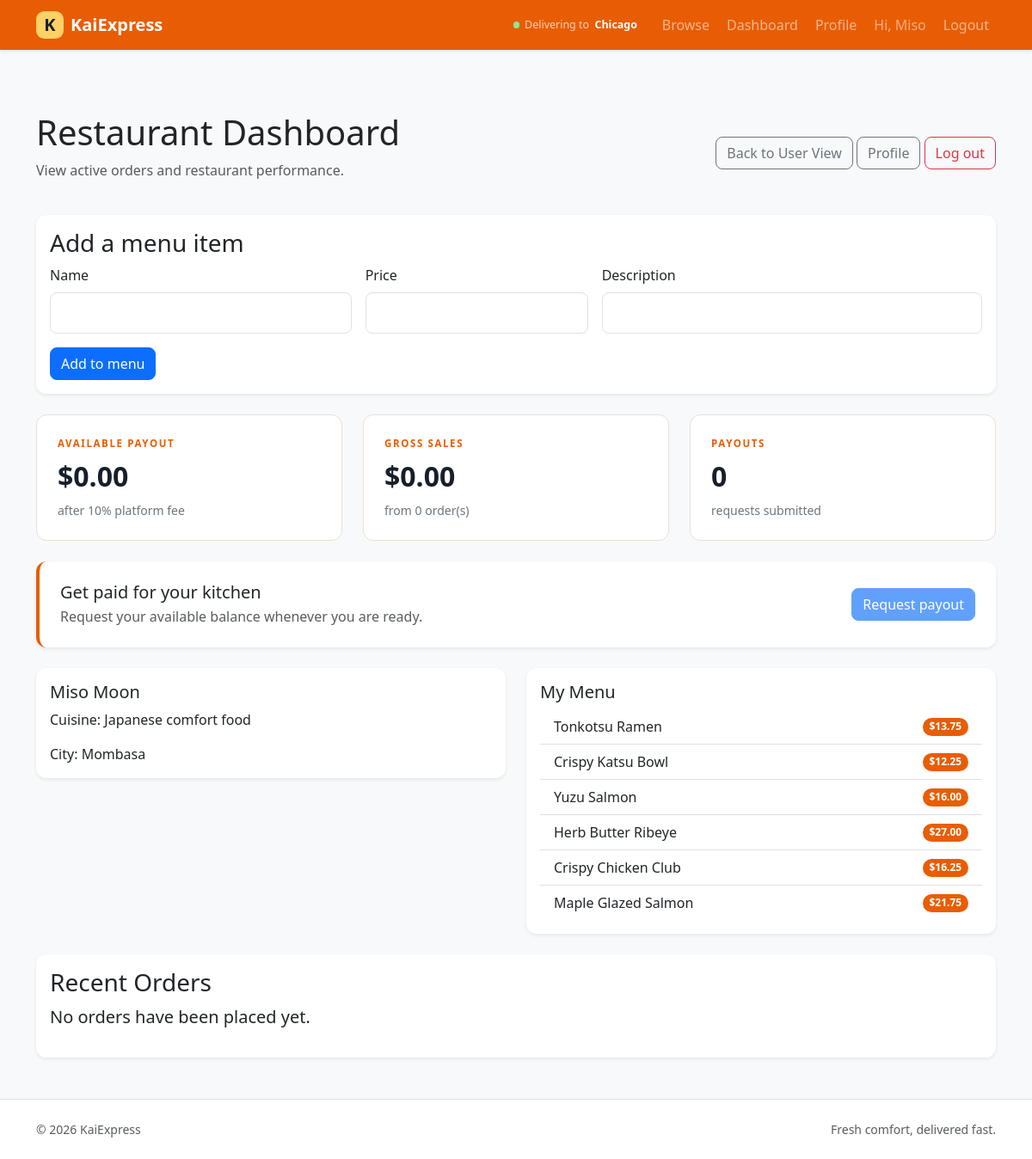
The page /restaurant/dashboard (signed in) on the database its author committed.
### packages/models.py (models this page shows, shortened)
class User(db.Model, UserMixin):
    __tablename__ = "users"
    id = db.Column(db.Integer, primary_key=True)
    name = db.Column(db.String(100), nullable=False)
    email = db.Column(db.String(120), unique=True, nullable=False)
    password_hash = db.Column(db.String(255), nullable=False)
    is_restaurant = db.Column(db.Boolean, default=False)
    cuisine = db.Column(db.String(80))
    city = db.Column(db.String(80))
    menu_items = db.relationship(
        "MenuItem",
        backref="restaurant",
        lazy=True
    )
    customer_orders = db.relationship(
        "Order",
        foreign_keys="Order.customer_id",
        backref="customer",
        lazy=True
    )
    restaurant_orders = db.relationship(
        "Order",
        foreign_keys="Order.restaurant_id",
        backref="restaurant",
        lazy=True
    )

class MenuItem(db.Model):
    __tablename__ = "menu_items"
    id = db.Column(db.Integer, primary_key=True)
    title = db.Column(db.String(120), nullable=False)
    description = db.Column(db.Text, nullable=False)
    price = db.Column(db.Float, nullable=False)
    restaurant_id = db.Column(
        db.Integer,
        db.ForeignKey("users.id"),
        nullable=False
    )

### packages/admin_routes.py (the view)
    @app.route("/restaurant/dashboard")
    @login_required
    def restaurant_dashboard():
        if not current_user.is_authenticated or not current_user.is_restaurant:
            flash("Unauthorized access.", "danger")
            return redirect(url_for("home"))
        orders = Order.query.filter_by(restaurant_id=current_user.id).order_by(Order.created_at.desc()).all()
        menu = MenuItem.query.filter_by(restaurant_id=current_user.id).all()
        payouts = Payout.query.filter_by(restaurant_id=current_user.id).order_by(Payout.requested_at.desc()).all()
        return render_template(
            "admin/dashboard.html",
            orders=orders,
            menu=menu,
            payouts=payouts,
            payout_summary=payout_summary(current_user.id, Order, Payout),
        )

### packages/templates/admin/dashboard.html (shortened to what this page needs)
{% extends "base.html" %}
{% block content %}
<div class="d-flex justify-content-between align-items-center mb-4">
  <div>
    <h1>Restaurant Dashboard</h1>
    <p class="text-muted">View active orders and restaurant performance.</p>
  </div>
  <div>
    <a href="{{ url_for('home') }}" class="btn btn-outline-secondary">Back to User View</a>
    <a href="{{ url_for('restaurant_profile') }}" class="btn btn-outline-secondary">Profile</a>
    <a href="{{ url_for('restaurant_logout') }}" class="btn btn-outline-danger">Log out</a>
  </div>
</div>
<div class="card shadow-sm mb-4">
  <div class="card-body">
    <h3>Add a menu item</h3>
    <form method="post" action="{{ url_for('add_menu_item') }}" class="row g-3">
      <div class="col-md-4"><label class="form-label">Name</label><input class="form-control" name="title" required></div>
      <div class="col-md-3"><label class="form-label">Price</label><input class="form-control" name="price" type="number" min="0.01" step="0.01" required></div>
      <div class="col-md-5"><label class="form-label">Description</label><input class="form-control" name="description" required></div>
      <div class="col-12"><button class="btn btn-primary" type="submit">Add to menu</button></div>
    </form>
  </div>
</div>
<div class="row row-cols-1 row-cols-md-3 g-4 mb-4">
  <div class="col"><div class="metric-card p-4 h-100"><span class="eyebrow text-primary">AVAILABLE PAYOUT</span><strong>${{ '%.2f'|format(payout_summary.available) }}</strong><small>after 10% platform fee</small></div></div>
  <div class="col"><div class="metric-card p-4 h-100"><span class="eyebrow text-primary">GROSS SALES</span><strong>${{ '%.2f'|format(payout_summary.gross) }}</strong><small>from {{ orders|length }} order(s)</small></div></div>
  <div class="col"><div class="metric-card p-4 h-100"><span class="eyebrow text-primary">PAYOUTS</span><strong>{{ payouts|length }}</strong><small>requests submitted</small></div></div>
</div>
<div class="card shadow-sm mb-4 payout-card">
  <div class="card-body p-4 d-flex flex-wrap justify-content-between align-items-center gap-3">
    <div><h3 class="h5 mb-1">Get paid for your kitchen</h3><p class="text-body-secondary mb-0">Request your available balance whenever you are ready.</p></div>
    <form method="post" action="{{ url_for('request_payout') }}"><button class="btn btn-primary" type="submit" {% if payout_summary.available <= 0 %}disabled{% endif %}>Request payout</button></form>
  </div>
</div>
<div class="row row-cols-1 row-cols-md-2 g-4 mb-4">
  <div class="col">
    <div class="card shadow-sm">
      <div class="card-body">
        <h5 class="card-title">{{ current_user.name }}</h5>
        <p class="card-text">Cuisine: {{ current_user.cuisine }}</p>
        <p class="card-text">City: {{ current_user.city }}</p>
      </div>
    </div>
  </div>
  <div class="col">
    <div class="card shadow-sm">
      <div class="card-body">
        <h5 class="card-title">My Menu</h5>
        <ul class="list-group list-group-flush">
          {% for item in menu %}
          <li class="list-group-item d-flex justify-content-between align-items-center">
            <span>{{ item.title }}</span>
            <span class="badge bg-primary rounded-pill">${{ '%.2f'|format(item.price) }}</span>
          </li>
          {% else %}
          <li class="list-group-item">No menu items yet.</li>
          {% endfor %}
        </ul>
      </div>
    </div>
  </div>
</div>
<div class="card shadow-sm">
  <div class="card-body">
    <h3>Recent Orders</h3>
    {% if orders %}
    <div class="table-responsive">
      <table class="table table-bordered align-middle">
        <thead>
          <tr>
            <th>Customer</th>
            <th>Item</th>
            <th>Qty</th>
            <th>Total</th>
            <th>Ordered At</th>
          </tr>
        </thead>
        <tbody>
          {% for order in orders %}
          <tr>
            <td>{{ order.customer_name }}</td>
            <td>{{ order.menu_item.title }}</td>
            <td>{{ order.quantity }}</td>
            <td>${{ '%.2f'|format(order.price * order.quantity) }}</td>
            <td>{{ order.created_at.strftime('%Y-%m-%d %H:%M') }}</td>
          </tr>
          {% endfor %}
        </tbody>
      </table>
    </div>
    {% else %}
    <p class="lead">No orders have been placed yet.</p>
    {% endif %}
  </div>
</div>
{% endblock %}

### packages/templates/base.html (shortened to what this page needs)
<!doctype html>
<html lang="en">
  <head>
    <link href="https://cdn.jsdelivr.net/npm/bootstrap@5.3.3/dist/css/bootstrap.min.css" rel="stylesheet">
    <link href="{{ url_for('static', filename='app.css') }}" rel="stylesheet">
  </head>
  <body class="bg-body-tertiary">
    <nav class="navbar navbar-expand-lg navbar-dark bg-primary shadow-sm" aria-label="Main navigation">
      <div class="container">
        <a class="navbar-brand fw-bold d-flex align-items-center gap-2" href="{{ url_for('home') }}"><span class="brand-mark">K</span> KaiExpress</a>
        <div class="collapse navbar-collapse" id="navMenu">
          <ul class="navbar-nav ms-auto mb-2 mb-lg-0 align-items-lg-center gap-lg-1">
            <li class="nav-item"><span class="location-pill"><span class="location-dot"></span> Delivering to <strong>Chicago</strong></span></li>
            <li class="nav-item"><a class="nav-link" href="{{ url_for('home') }}">Browse</a></li>
            {% if current_user.is_authenticated %}
              {% if current_user.is_restaurant %}
                <li class="nav-item"><a class="nav-link" href="{{ url_for('restaurant_dashboard') }}">Dashboard</a></li>
                <li class="nav-item"><a class="nav-link" href="{{ url_for('restaurant_profile') }}">Profile</a></li>
              {% else %}
                <li class="nav-item"><a class="nav-link" href="{{ url_for('orders') }}">My Orders</a></li>
              {% endif %}
              <li class="nav-item"><span class="nav-link text-white-50">Hi, {{ current_user.name.split(' ')[0] }}</span></li>
              <li class="nav-item"><a class="nav-link" href="{{ url_for('logout') }}">Logout</a></li>
            {% endif %}
          </ul>
        </div>
      </div>
    </nav>
    <main id="main-content" class="container my-5">
      {% block content %}{% endblock %}
    </main>
    <footer class="border-top py-4 mt-auto bg-white">
      <div class="container d-flex flex-wrap justify-content-between gap-2 text-body-secondary small"><span>&copy; 2026 KaiExpress</span><span>Fresh comfort, delivered fast.</span></div>
    </footer>
  </body>
</html>

### packages/static/app.css (style rules this page uses)
:root { --bs-primary: #e85d04; --bs-primary-rgb: 232, 93, 4; --kai-ink: #17202a; --kai-orange: #e85d04; --kai-cream: #fff8ef; --kai-line: #eadfd4; }
html, body { min-height: 100%; }
body { display: flex; flex-direction: column; }
main { flex: 1 0 auto; }
.card { border: 0; border-radius: 0.75rem; }
.btn { border-radius: 0.5rem; }
.form-control, .form-select { border-radius: 0.5rem; padding: 0.7rem 0.85rem; }
.navbar .nav-link { border-radius: 0.4rem; }
.location-pill { display: inline-flex; align-items: center; gap: .4rem; padding: .35rem .7rem; margin-right: .35rem; color: rgba(255,255,255,.72); font-size: .78rem; }
.location-pill strong { color: white; }
.location-dot, .status-dot { width: .45rem; height: .45rem; display: inline-block; border-radius: 50%; background: #80ed99; }
.brand-mark { display: grid; width: 2rem; height: 2rem; place-items: center; border-radius: 0.6rem; color: var(--kai-ink); background: #ffd166; }
.eyebrow { font-size: 0.72rem; font-weight: 800; letter-spacing: 0.14em; }
.menu-row, .order-panel, .metric-card { background: white; border: 1px solid var(--kai-line); border-radius: .75rem; }
.metric-card { display: flex; flex-direction: column; gap: .35rem; }
.metric-card strong { font-size: 2rem; color: var(--kai-ink); }
.metric-card small { color: #6c757d; }
.payout-card { border-left: 4px solid var(--kai-orange); }

### rows shown on the page
User: name "Miso", name "Miso Moon", cuisine "Japanese comfort food", city "Mombasa"
MenuItem: title "Tonkotsu Ramen", price "13.75"
MenuItem: title "Crispy Katsu Bowl", price "12.25"
MenuItem: title "Yuzu Salmon", price "16.00"
MenuItem: title "Herb Butter Ribeye", price "27.00"
MenuItem: title "Crispy Chicken Club", price "16.25"
MenuItem: title "Maple Glazed Salmon", price "21.75"

### other values the page prints
{{ '%.2f'|format(payout_summary.available) }} "0.00"
{{ '%.2f'|format(payout_summary.gross) }} "0.00"
{{ orders|length }} "0"
{{ payouts|length }} "0"
